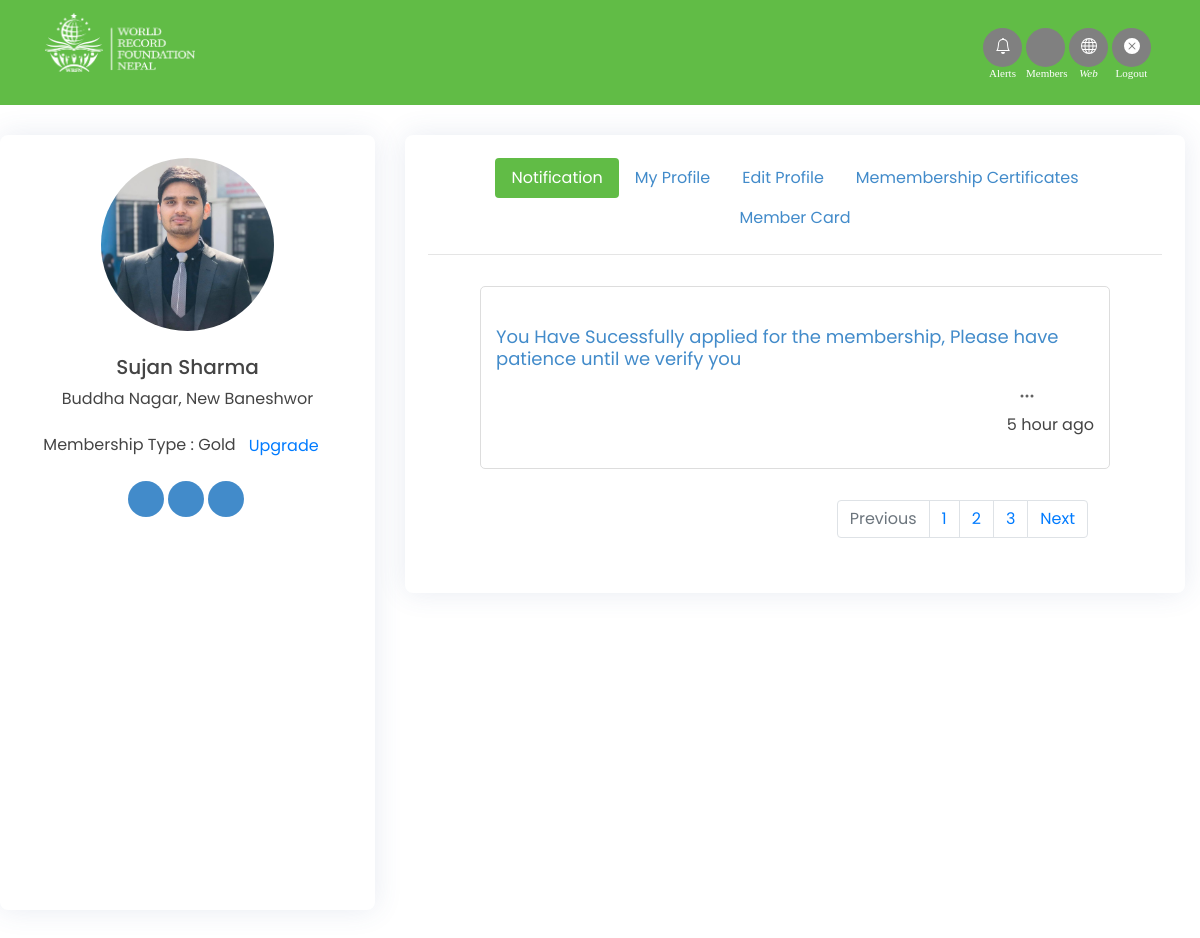
Screenshot of /main/profile/2 (signed in) with the database file from the repository.
### main/models.py (models this page shows, shortened)
class Documents(models.Model):
    user = models.OneToOneField(User, on_delete=models.CASCADE, null=True)
    id_front = models.FileField(
        upload_to="id_images/", null=True, blank=True)
    id_back = models.FileField(
        upload_to="id_images/", null=True, blank=True)
    profile = models.FileField(
        upload_to="profile_images/",  default='default.jpg', null=True, blank=True)

class Personal_Info(models.Model):
    user = models.OneToOneField(User, on_delete=models.CASCADE)
    gender = models.CharField(
        max_length=15, choices=sex, null=False, default='None')
    profession = models.CharField(max_length=150)
    birth_date = models.DateField(blank=True, null=True)
    state = models.CharField(max_length=150)
    city = models.CharField(max_length=150)
    address = models.CharField(max_length=150)
    tag_line = models.CharField(max_length=400,null=True,blank=True)
    facebook = models.URLField(blank=True, null=True)
    insta = models.URLField(blank=True, null=True)
    twitter = models.URLField(blank=True, null=True)

class Notifications(models.Model):
    user = models.ForeignKey(User, on_delete=models.CASCADE, null=True)
    notify = models.TextField()
    read = models.BooleanField(default=False)

### account/models.py (models this page shows, shortened)
class User(AbstractUser):
    country = CountryField(null=True,default='Nepal')
    is_verified = models.BooleanField(default=False)
    is_otp_verified = models.BooleanField(default=False)
    is_admin = models.BooleanField(default=False)
    phone = PhoneNumberField(
        blank=True, help_text='Contact phone number', unique=True)
    membership = models.ForeignKey(MembershipType,on_delete=models.CASCADE,null=True,blank=True)
    auth_token = models.IntegerField(blank=True, null=True)
    @property
    def f_name(self):
        s = str(self.first_name) + ' ' + str(self.last_name)
        return s
    @property
    def astatus(self):
        if self.is_active:
            return "Active"
        else:
            return "Suspended"
    @property
    def mstatus(self):
        if self.is_verified:
            return "Verified"
        else:
            return "Not Verified"

class MembershipType(models.Model):
    title = models.CharField(max_length=150)
    price = models.IntegerField()

### main/views.py (the view)
# urls.py: path('profile/',profile,name='profile'),
@login_required
def profile(request, id):
    notifications = Notifications.objects.filter(user=request.user, read=False).order_by('-id')
    factory = qrcode.image.svg.SvgImage
    qr_text = f"World Record Foundation Nepal, Name: {request.user.f_name}, Membership ID:{request.user.id}, Status:{request.user.astatus}, Verified: {request.user.mstatus}"
    img = qrcode.make(qr_text, image_factory=factory, box_size=20)
    stream = BytesIO()
    img.save(stream)
    svg = stream.getvalue().decode()
    user = User.objects.get(id=id)
    try:
        personal = Personal_Info.objects.get(user=request.user)
        form = Personal_Info_Form(instance=personal)
    except:
        form = Personal_Info_Form()
    try:
        document = Documents.objects.get(user=user)
        form1 = Document_Form(instance=document)
    except:
        form1 = Document_Form()
    try:
        skills = Skills.objects.get(user=user)
        form2 = Skills_Form(instance=skill)
    except:
        form2 = Skills_Form()
    return render(request, 'main/profile.html', locals())

### templates/main/profile.html (shortened to what this page needs)
{% extends 'main/base.html' %}
{% load static %}
{% load crispy_forms_tags %}
{% block body %}
    <header id="header" style="height:105px;">
        <div class="container">
            <div class="logo float-left">
                <a href="{% url 'main:home' %}"><img src="{% static 'assets/img/white-logo (1).png' %}" alt="" class="img-fluid"></a>
            </div>
            <nav class="nav-menu float-right d-none d-lg-block ">
                <ul class="">
                    <li class="" title='Notifications' >
                        <a href="{% url 'main:home' %}" class="" >
                                                    <small class='icon_small'>Alerts</small>
                        </a>
                    </li>
                    <li class="" title='All Members'>
                        <a  href="{% url 'main:all_members' %}"  class=""> <i class="icofont-users-alt-4">
                        <small class='icon_small'>Members</small>
                        </i>
                        </a>
                    </li>
                    <li class="" title='Web'>
                        <a href="{% url 'main:web' %}" class="" > <i class="ri-dashboard-fill">
                            <small class='icon_small'>Web</small>
                            </i></a>
                    </li>
                                <li class="" title='Logout'>
                                    <a href="{% url 'account:user_logout' %}" style="white-space: normal;
                                                            word-wrap: break-word;">
                              <small class='icon_small'>Logout</small></a>
                                </li>
                </ul>
            </nav>
        </div>
    </header>
    <div id="main">
        <section class="user-dashboard">
            <div class="container-fluid">
                <div class="row">
                    <div class="col-lg-4">
                        <div class="user-box">
                            <div class="userprofile-image">
                                <img src="{{document.profile.url}}" alt="user-profile" class="img-fluid">
                            </div>
                            <div class="user-content mt-4 ">
                                <h5 class="text-center">{{request.user.first_name|capfirst}}  {{request.user.last_name|capfirst}}</h5>
                                <p class="text-center">{{personal.address}}</p>
                                <p class="text-center">Membership Type : {{request.user.membership.title}}<a href="{% url 'main:upgrade_membership' %}" class='btn btn-link'>Upgrade</a></p>
                            </div>
                            <div class="social-links mt-3 d-flex justify-content-center align-items-center">
                                <a {% if personal.facebook %} href="{{personal.facebook}}" {% else %} href='#' {% endif %} class="facebook" target="_blank"><i class="bx bxl-facebook"></i></a>
                                <a {% if personal.insta %} href="{{personal.insta}}" {% else %} href='#' {% endif %}  class="instagram" target="_blank"><i class="bx bxl-instagram"></i></a>
                                <a {% if personal.twitter %} href="{{personal.twitter}}" {% else %} href='#' {% endif %} class="twitter" target="_blank"><i class="bx bxl-twitter"></i></a>
                            </div>
                            <div style="margin: auto;position: relative;text-align: center;">
                                {{ svg|safe }}
                            </div>
                        </div>
                    </div>
                    <div class="col-lg-8">
                        <div class="user-box">
                            <div class="navigation-tab">
                                <ul class="nav nav-pills d-flex justify-content-center align-items-center mb-3"
                                    id="pills-tab" role="tablist ">
                                    <li class="nav-item">
                                        <a class="nav-link active" id="pills-home-tab" data-toggle="pill" href="#pills-home"
                                            role="tab" aria-controls="pills-home" aria-selected="true">Notification</a>
                                    </li>
                                    <li class="nav-item">
                                        <a class="nav-link nav-list" id="pills-back-tab" data-toggle="pill" href="#back"
                                            role="tab" aria-controls="back" aria-selected="true">My Profile</a>
                                    </li>
                                    <li class="nav-item ">
                                        <a class="nav-link" id="pills-profile-tab" data-toggle="pill" href="#pills-profile"
                                            role="tab" aria-controls="pills-profile" aria-selected="false">Edit Profile</a>
                                    </li>
                                    <li class="nav-item ">
                                        <a class="nav-link" id="pills-membership-tab" data-toggle="pill"
                                            href="#pills-membership" role="tab" aria-controls="pills-membership"
                                            aria-selected="false">Memembership Certificates</a>
                                    </li>
                                    <li class="nav-item ">
                                        <a class="nav-link" id="pills-membership-tab" data-toggle="pill" href="#pills-card" role="tab"
                                            aria-controls="pills-membership" aria-selected="false">Member Card</a>
                                    </li>
                                </ul>
                                <hr>
                                <div class="tab-content" id="pills-tabContent">
                                    <div class="tab-pane fade show active" id="pills-home" role="tabpanel"
                                        aria-labelledby="pills-home-tab">
                                                                                    {% for notification in notifications %}
                                        <div class="info-box">
                                            <div class="message-box clearfix">
                                                <div class="message-information float-left">
                                                    <h6 class="mt-4">{{notification.notify}}</h6>
                                                </div>
                                                <div class="time float-right">
                                                    <div class="dropdown">
                                                        <button class="btn btn-secondary btn-dropdown dropdown-toggle"
                                                            type="button" id="dropdownMenuButton" data-toggle="dropdown"
                                                            aria-haspopup="true" aria-expanded="false">
                                                            <i class="ri-more-fill"></i>
                                                        </button>
                                                    </div>
                                                    <p class="">
                                                        5 hour ago
                                                    </p>
                                                </div>
                                            </div>
                                        </div>
                                                {% endfor %}
                                        <div class="pagination-box">
                                            <nav aria-label="Page navigation example">
                                                <ul class="pagination justify-content-end">
                                                    <li class="page-item disabled">
                                                        <a class="page-link" href="#" tabindex="-1">Previous</a>
                                                    </li>
                                                    <li class="page-item"><a class="page-link" href="#">1</a></li>
                                                    <li class="page-item"><a class="page-link" href="#">2</a></li>
                                                    <li class="page-item"><a class="page-link" href="#">3</a></li>
                                                    <li class="page-item">
                                                        <a class="page-link" href="#">Next</a>
                                                    </li>
                                                </ul>
                                            </nav>
                                        </div>
                                    </div>
                                </div>
                            </div>
                        </div>
                    </div>
                </div>
            </div>
        </section>
    </div>
{% endblock %}

### static/assets/css/user-dashboard.css (style rules this page uses)
body { font-family: "poppins", sans-serif; color: #444; }
a { color: #428bca; }
h1, h2, h3, h4, h5, h6, .font-primary { font-family: "poppins", sans-serif; }
#header { background: #61bc46; height: 85px; transition: all 0.5s; transition: all 0.5s; padding: 3px 0; z-index: 997; }
#header .logo img { padding: 0; margin: 0; max-height: 59px; margin: 10px 0px; }
.nav-menu, .nav-menu * { margin: 0; padding: 0; list-style: none; }
.nav-menu { margin-top: 25px; }
.nav-menu ul { display: flex; align-items: center; }
.nav-menu > ul > li { position: relative; white-space: nowrap; float: left; }
.nav-menu>ul>li> a i { color: white; font-size: 17px; }
.nav-menu a { font-size: 18px; display: inline-block; color: #fff; line-height: 1; padding: 8px 0; margin-right: 4px; border-radius: 50%; text-align: center; width: 39px; height: 39px; transition: 0.3s; background: grey; }
.mobile-nav { position: fixed; top: 0; bottom: 0; z-index: 9999; overflow-y: auto; left: -260px; width: 260px; padding-top: 18px; background: #1f3548; transition: 0.4s; }
.mobile-nav * { margin: 0; padding: 0; list-style: none; }
.mobile-nav a { display: block; position: relative; color: #e3f0fc; padding: 10px 20px; font-weight: 500; }
section { padding: 30px 0; }
.user-box { padding: 23px; position: relative; overflow: hidden; background: #fff; box-shadow: 0 0 29px 0 rgb(68 88 144 / 12%); transition: all 0.3s ease-in-out; border-radius: 8px; z-index: 1; }
.userprofile-image { display: flex; justify-content: center; align-items: center; }
.userprofile-image img { border-radius: 50%; width: 173px; }
.social-links a { font-size: 18px; display: inline-block; color: #fff; line-height: 1; padding: 8px 0; margin-right: 4px; border-radius: 50%; text-align: center; width: 36px; height: 36px; transition: 0.3s; background: #428bca; }
.message-box { padding: 15px; border: 1px solid #ddd; border-radius: 5px; }
.message-information h6 { color: #428bca; font-size: 18px; font-weight: 400; }
.info-box { padding: 15px 52px; }
.dropdown-toggle::after { display: none; }
.btn-dropdown { color: #dc3545; background-color: none; border-color:none ; }
.btn-secondary { background: none; border-color: none; border: none; }
.pagination-box { padding: 16px 74px; }
.container-fluid { width: 100%; padding-right: 15px; padding-left: 0px; margin-right: auto; margin-left: auto; }
.nav-pills .nav-link.active, .nav-pills .show>.nav-link { color: #fff; background-color: #61bc46; }

### templates/main/profile.html (style rules this page uses)
.icon_small { color:white; display:block; margin-top: 14px; font-size: 11px; font-family: emoji; }
.icon_small { color: white; display: block; margin-top: 14px; font-size: 11px; }

### rows the page displays
Documents: profile (picture)
User: user.first_name "Sujan", user.last_name "Sharma", user.membership "Gold"
Personal_Info: address "Buddha Nagar, New Baneshwor"
Notifications: notify "You Have Sucessfully applied for the membership, Please have patience until we verify you"
